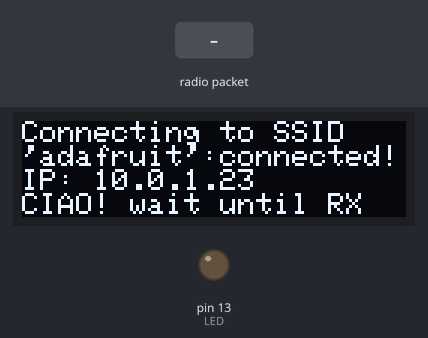
This sketch was run on a simulated Arduino Uno, built with avr-gcc and run on an emulated ATmega328P. On the bench: 128×32 one-colour display, output pins drawn as LEDs (lit = HIGH). The inputs (shaded band) are chosen by the test bench. The display library's start-up logo is not drawn; no radio packets arrive unless stated; pins used as bus, display or sensor lines are not drawn; what the sketch prints to the serial monitor is not drawn.

Above: at 2.3 s.
2.4 s: radio packet "1" arrives
At 3.6 s:
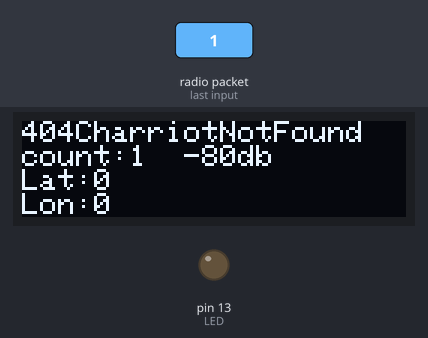
3.9 s: radio packet "0" arrives
At 4.9 s:
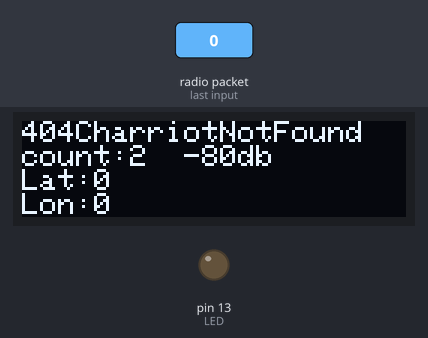
5.4 s: radio packet "2" arrives
At 36.3 s:
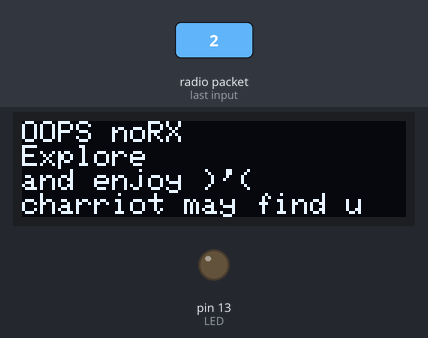
Timing chart, 0 to 36.9 s (numbered marks = the images above; inputs shaded):
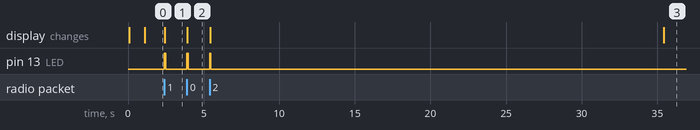

Measured:
- after the input at 2.4 s, pin 13 (LED): LOW → HIGH at once, → LOW 0.08 s later; the display: changes at once (image 1)
- after the input at 3.9 s, pin 13 (LED): LOW → HIGH at once, → LOW 0.08 s later; the display: changes at once (image 2)
- after the input at 5.4 s, pin 13 (LED): LOW → HIGH at once, → LOW 0.08 s later; the display: first changes at once (image 3 shows a later state)

The sketch:

receiver_test.ino
```cpp
#include <SPI.h>
#include <Wire.h>
#include <Adafruit_GFX.h>
#include <Adafruit_SSD1306.h>

//#include <splash.h>
//#include <Adafruit_SPITFT.h>
//#include <Adafruit_SPITFT_Macros.h>
//#include <gfxfont.h>

Adafruit_SSD1306 display = Adafruit_SSD1306(128, 32, &Wire);

// OLED FeatherWing buttons map to different pins depending on board:
// 32u4, M0, M4, nrf52840 and 328p
#define BUTTON_A  9
#define BUTTON_B  6
#define BUTTON_C  5

#include <RH_RF95.h>

// for Feather32u4 RFM9x
#define RFM95_CS 8
#define RFM95_RST 4
#define RFM95_INT 7

// Change to 434.0 or other frequency, must match RX's freq!
#define RF95_FREQ 433.0

// Singleton instance of the radio driver
RH_RF95 rf95(RFM95_CS, RFM95_INT);

// Blinky on receipt
#define LED 13

unsigned long lastDisplay, lastRecv;

void setup() {

  pinMode(LED, OUTPUT);
  pinMode(RFM95_RST, OUTPUT);
  digitalWrite(RFM95_RST, HIGH);

  Serial.begin(9600);

  Serial.println("Feather LoRa RX Test!");
  // manual reset
  digitalWrite(RFM95_RST, LOW);
  delay(10);
  digitalWrite(RFM95_RST, HIGH);
  delay(10);

  while (!rf95.init()) {
    Serial.println("LoRa radio init failed");
    Serial.println("Uncomment '#define SERIAL_DEBUG' in RH_RF95.cpp for detailed debug info");
    while (1);
  }
  Serial.println("LoRa radio init OK!");

  // Defaults after init are 434.0MHz, modulation GFSK_Rb250Fd250, +13dbM
  if (!rf95.setFrequency(RF95_FREQ)) {
    Serial.println("setFrequency failed");
    while (1);
  }
  Serial.print("Set Freq to: "); Serial.println(RF95_FREQ);

  // Defaults after init are 434.0MHz, 13dBm, Bw = 125 kHz, Cr = 4/5, Sf = 128chips/symbol, CRC on

  // The default transmitter power is 13dBm, using PA_BOOST.
  // If you are using RFM95/96/97/98 modules which uses the PA_BOOST transmitter pin, then
  // you can set transmitter powers from 5 to 23 dBm:
  rf95.setTxPower(23, false);

  Serial.println("OLED FeatherWing test");
  // SSD1306_SWITCHCAPVCC = generate display voltage from 3.3V internally
  display.begin(SSD1306_SWITCHCAPVCC, 0x3C); // Address 0x3C for 128x32

  Serial.println("OLED begun");

  // Show image buffer on the display hardware.
  // Since the buffer is intialized with an Adafruit splashscreen
  // internally, this will display the splashscreen.
  display.display();
  delay(1000);

  // Clear the buffer.
  display.clearDisplay();
  display.display();

  Serial.println("IO test");

  pinMode(BUTTON_A, INPUT_PULLUP);
  pinMode(BUTTON_B, INPUT_PULLUP);
  pinMode(BUTTON_C, INPUT_PULLUP);

  // text display tests
  display.setTextSize(1);
  display.setTextColor(WHITE);
  display.setCursor(0,0);
  display.print("Connecting to SSID\n'adafruit':");
  display.print("connected!");
  display.println("IP: 10.0.1.23");
  display.println("CIAO! wait until RX");
  display.setCursor(0,0);
  display.display(); // actually display all of the above
}

// is a header in the message to verify the message is received correctly
#define MAGIC_NUMBER_LEN 2
uint8_t MAGIC_NUMBER[MAGIC_NUMBER_LEN] = {0x02, 0xcb};

uint8_t buf[RH_RF95_MAX_MESSAGE_LEN];
int lastRSSI;
uint8_t count_alive;

// lat/lon are stored as signed 32-bit ints as millionths of a degree (-123.45678 => -123,456,780)
int32_t theirLat;
int32_t theirLon;
bool areTheyAccurate;

// timeout for RX --> if not receiving a signal in more than 20s --> error message
#define MAX_RX_INTERVAL 30000

void loop() {


  long sinceLastRX = millis() - lastRecv;

  if (rf95.available())
  {
    // Should be a message for us now
    uint8_t buf[RH_RF95_MAX_MESSAGE_LEN];
    uint8_t len = sizeof(buf);

    if (rf95.recv(buf, &len))
    {
      count_alive = count_alive + 1;
      digitalWrite(LED, HIGH);
      RH_RF95::printBuffer("Received: ", buf, len);
      Serial.print("RSSI: ");
      Serial.println(rf95.lastRssi(), DEC);
      lastRSSI = rf95.lastRssi();

      // decode message
      for (int i = 0; i < MAGIC_NUMBER_LEN; i++) {
        if (MAGIC_NUMBER[i] != buf[i]) {
          Serial.println("MAGIC NUMBER doesn't match!");
        }
      }
      void* p = buf + MAGIC_NUMBER_LEN;
      theirLat = *(int32_t*)p;
      p = (int32_t*)p + 1;
      theirLon = *(int32_t*)p;
      p = (int32_t*)p + 1;
      areTheyAccurate = *(uint8_t*)p;
      lastRecv = millis();

      // write display
      display.clearDisplay();
      display.setTextSize(1);
      display.setTextColor(WHITE);
      display.setCursor(0, 0);
      display.println(fmtPlayaStr(theirLat, theirLon, areTheyAccurate));
      display.println();
      display.setCursor(0, 8);
      display.println("count:" + String(count_alive) + "  " + String(lastRSSI) + "db");
      display.setCursor(0, 16);
      display.println("Lat:" + String(theirLat));
      display.setCursor(0, 24);
      display.println("Lon:" + String(theirLon));
      display.setCursor(0, 32);
      display.display();

      // Send a reply
      uint8_t data[] = "And hello back to you";
      rf95.send(data, sizeof(data));
      rf95.waitPacketSent();
      Serial.println("Sent a reply");
      digitalWrite(LED, LOW);

    }
    else
    {
      Serial.println("Receive failed");
      if (sinceLastRX < 0 || sinceLastRX > MAX_RX_INTERVAL) {
        display.clearDisplay();
        display.setTextSize(1);
        display.setTextColor(WHITE);
        display.setCursor(0, 0);
        display.println("OOPS noRX");
        display.setCursor(0, 8);
        display.println("Explore");
        display.setCursor(0, 16);
        display.println("and enjoy )'(");
        display.setCursor(0, 24);
        display.println("the charriot will find u");
        display.display();
      }
    }
  }
  else
  {
    if (sinceLastRX < 0 || sinceLastRX > MAX_RX_INTERVAL) {
        display.clearDisplay();
        display.setTextSize(1);
        display.setTextColor(WHITE);
        display.setCursor(0, 0);
        display.println("OOPS noRX");
        display.setCursor(0, 8);
        display.println("Explore");
        display.setCursor(0, 16);
        display.println("and enjoy )'(");
        display.setCursor(0, 24);
        display.println("charriot may find u");
        display.display();
    }
  }
}

String fmtPlayaStr(int32_t lat, int32_t lon, bool accurate) {
  if (lat == 0 && lon == 0) {
    return "404CharriotNotFound";
  } else {
    return playaStr(lat, lon, accurate);
  }
}

///// PLAYA COORDINATES CODE /////

// production - burning man
#define MAN_LAT 40786400
#define MAN_LON -119206500

#define PLAYA_ELEV 1190.  // m
#define SCALE 1.
#define DEG_PER_RAD (180. / 3.1415926535)
#define CLOCK_MINUTES (12 * 60)
#define METERS_PER_DEGREE (40030230. / 360.)
// Direction of north in clock units
//#define NORTH 10.5  // hours
//#define NUM_RINGS 13  // Esplanade through L
#define ESPLANADE_RADIUS (2500 * .3048)  // m
#define FIRST_BLOCK_DEPTH (440 * .3048)  // m
#define BLOCK_DEPTH (240 * .3048)  // m
// How far in from Esplanade to show distance relative to Esplanade rather than the man
#define ESPLANADE_INNER_BUFFER (250 * .3048)  // m
// Radial size on either side of 12 w/ no city streets
#define RADIAL_GAP 2.  // hours
// How far radially from edge of city to show distance relative to city streets
#define RADIAL_BUFFER .25  // hours

//// overrides for afrikaburn
#define NORTH 3.3333  // make 6ish approx line up with bearing 80 deg
#define NUM_RINGS 0  // only give distance relative to clan


// 0=man, 1=espl, 2=A, 3=B, ...
float ringRadius(int n) {
  if (n == 0) {
    return 0;
  } else if (n == 1) {
    return ESPLANADE_RADIUS;
  } else if (n == 2) {
    return ESPLANADE_RADIUS + FIRST_BLOCK_DEPTH;
  } else {
    return ESPLANADE_RADIUS + FIRST_BLOCK_DEPTH + (n - 2) * BLOCK_DEPTH;
  }
}

// Distance inward from ring 'n' to show distance relative to n vs. n-1
float ringInnerBuffer(int n) {
  if (n == 0) {
    return 0;
  } else if (n == 1) {
    return ESPLANADE_INNER_BUFFER;
  } else if (n == 2) {
    return .5 * FIRST_BLOCK_DEPTH;
  } else {
    return .5 * BLOCK_DEPTH;
  }
}

int getReferenceRing(float dist) {
  for (int n = NUM_RINGS; n > 0; n--) {
    Serial.println(n + ":" + String(ringRadius(n)) + " " + String(ringInnerBuffer(n)));
    if (ringRadius(n) - ringInnerBuffer(n) <= dist) {

      return n;
    }
  }
  return 0;
}

String getRefDisp(int n) {
  if (n == 0) {
    return ")(";
  } else if (n == 1) {
    return "Espl";
  } else {
    return String(char(int('A') + n - 2));
  }
}


String playaStr(int32_t lat, int32_t lon, bool accurate) {
  // Safe conversion to float w/o precision loss.
  float dlat = 1e-6 * (lat - MAN_LAT);
  float dlon = 1e-6 * (lon - MAN_LON);

  float m_dx = dlon * METERS_PER_DEGREE * cos(1e-6 * MAN_LAT / DEG_PER_RAD);
  float m_dy = dlat * METERS_PER_DEGREE;

  float dist = SCALE * sqrt(m_dx * m_dx + m_dy * m_dy);
  float bearing = DEG_PER_RAD * atan2(m_dx, m_dy);

  float clock_hours = (bearing / 360. * 12. + NORTH);
  int clock_minutes = (int)(clock_hours * 60 + .5);
  // Force into the range [0, CLOCK_MINUTES)
  clock_minutes = ((clock_minutes % CLOCK_MINUTES) + CLOCK_MINUTES) % CLOCK_MINUTES;

  int hour = clock_minutes / 60;
  int minute = clock_minutes % 60;
  String clock_disp = String(hour) + ":" + (minute < 10 ? "0" : "") + String(minute);

  int refRing;
  if (6 - abs(clock_minutes/60. - 6) < RADIAL_GAP - RADIAL_BUFFER) {
    refRing = 0;
  } else {
    refRing = getReferenceRing(dist);
  }
  float refDelta = dist - ringRadius(refRing);
  long refDeltaRounded = (long)(refDelta + .5);

  return clock_disp + " & " + getRefDisp(refRing) + (refDeltaRounded >= 0 ? "+" : "-") + String(refDeltaRounded < 0 ? -refDeltaRounded : refDeltaRounded) + "m" + (accurate ? "" : "-ish");
}
```
